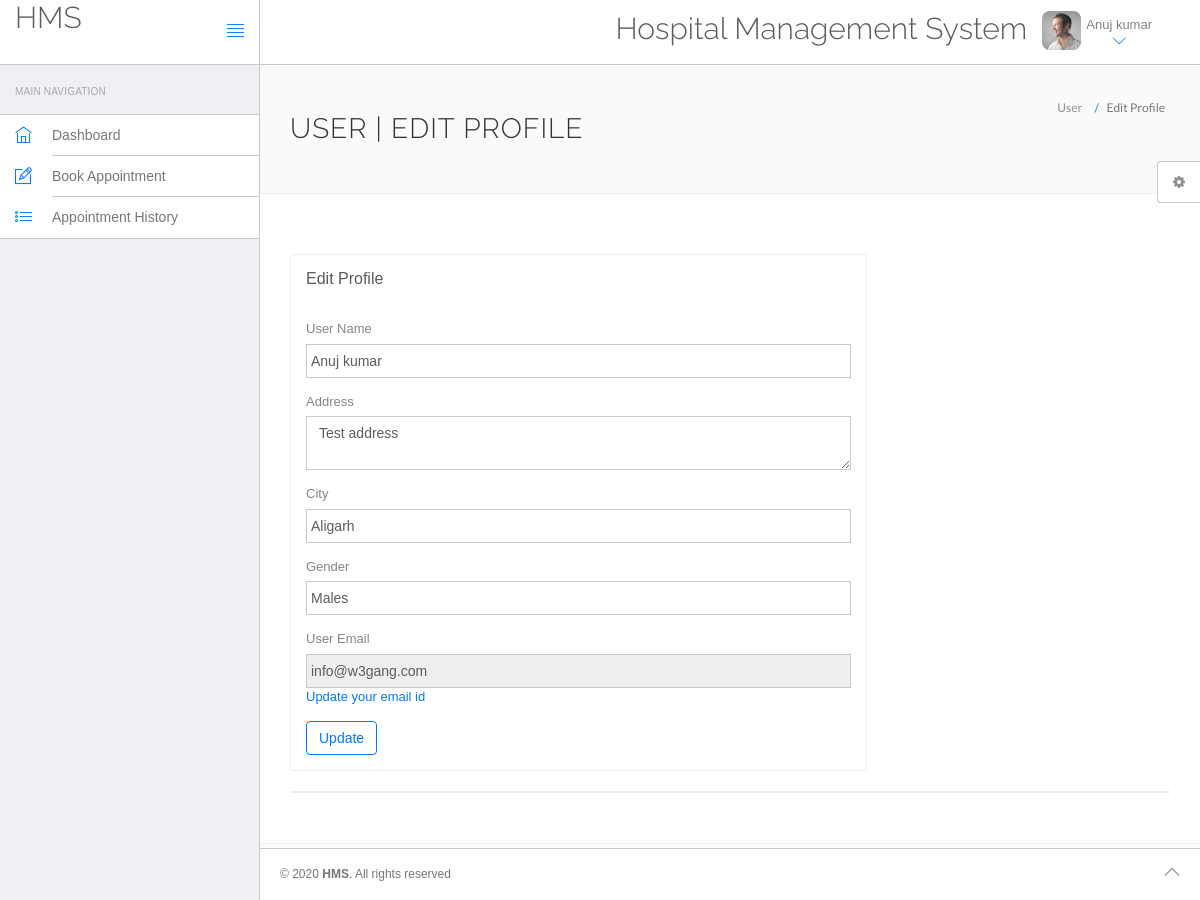
/others/edit-profile.php (signed in), run on the app's committed database.
### tables this page shows
CREATE TABLE IF NOT EXISTS `users` (
  `id` int(11) NOT NULL,
  `fullName` varchar(255) NOT NULL,
  `address` longtext NOT NULL,
  `city` varchar(255) NOT NULL,
  `gender` varchar(255) NOT NULL,
  `email` varchar(255) NOT NULL,
  `password` varchar(255) NOT NULL,
  `regDate` timestamp NOT NULL DEFAULT CURRENT_TIMESTAMP,
  `updationDate` varchar(255) NOT NULL
);

### others/edit-profile.php (the view, shortened to what this page needs)
<?php
include('include/config.php');
?>
<!DOCTYPE html>
<html lang="en">
	<head>
		<link rel="stylesheet" href="vendor/bootstrap/css/bootstrap.min.css">
		<link rel="stylesheet" href="vendor/fontawesome/css/font-awesome.min.css">
		<link rel="stylesheet" href="vendor/themify-icons/themify-icons.min.css">
		<link href="vendor/animate.css/animate.min.css" rel="stylesheet" media="screen">
		<link href="vendor/perfect-scrollbar/perfect-scrollbar.min.css" rel="stylesheet" media="screen">
		<link href="vendor/switchery/switchery.min.css" rel="stylesheet" media="screen">
		<link href="vendor/bootstrap-touchspin/jquery.bootstrap-touchspin.min.css" rel="stylesheet" media="screen">
		<link href="vendor/select2/select2.min.css" rel="stylesheet" media="screen">
		<link href="vendor/bootstrap-datepicker/bootstrap-datepicker3.standalone.min.css" rel="stylesheet" media="screen">
		<link href="vendor/bootstrap-timepicker/bootstrap-timepicker.min.css" rel="stylesheet" media="screen">
		<link rel="stylesheet" href="assets/css/styles.css">
		<link rel="stylesheet" href="assets/css/plugins.css">
		<link rel="stylesheet" href="assets/css/themes/theme-1.css" id="skin_color" />
	</head>
	<body>
		<div id="app">
<?php include('include/sidebar.php');?>
			<div class="app-content">
						<?php include('include/header.php');?>
				<div class="main-content" >
					<div class="wrap-content container" id="container">
						<section id="page-title">
							<div class="row">
								<div class="col-sm-8">
									<h1 class="mainTitle">User | Edit Profile</h1>
																	</div>
								<ol class="breadcrumb">
									<li>
										<span>User </span>
									</li>
									<li class="active">
										<span>Edit Profile</span>
									</li>
								</ol>
							</div>
						</section>
						<div class="container-fluid container-fullw bg-white">
							<div class="row">
								<div class="col-md-12">
									<div class="row margin-top-30">
										<div class="col-lg-8 col-md-12">
											<div class="panel panel-white">
												<div class="panel-heading">
													<h5 class="panel-title">Edit Profile</h5>
												</div>
												<div class="panel-body">
									<?php
$sql=mysqli_query($con,"select * from users where id='".$_SESSION['id']."'");
while($data=mysqli_fetch_array($sql))
{
?>
													<form role="form" name="edit" method="post">
<div class="form-group">
															<label for="fname">
																 User Name
															</label>
	<input type="text" name="fname" class="form-control" value="<?php echo htmlentities($data['fullName']);?>" >
														</div>
<div class="form-group">
															<label for="address">
																 Address
															</label>
					<textarea name="address" class="form-control"><?php echo htmlentities($data['address']);?></textarea>
														</div>
<div class="form-group">
															<label for="city">
																 City
															</label>
		<input type="text" name="city" class="form-control" required="required"  value="<?php echo htmlentities($data['city']);?>" >
														</div>
<div class="form-group">
									<label for="gender">
																Gender
															</label>
					<input type="text" name="gender" class="form-control" required="required"  value="<?php echo htmlentities($data['gender']);?>">
														</div>
<div class="form-group">
									<label for="fess">
																 User Email
															</label>
					<input type="email" name="uemail" class="form-control"  readonly="readonly"  value="<?php echo htmlentities($data['email']);?>">
					<a href="change-emaild.php">Update your email id</a>
														</div>
														<button type="submit" name="submit" class="btn btn-o btn-primary">
															Update
														</button>
													</form>
													<?php } ?>
												</div>
											</div>
										</div>
											</div>
										</div>
									<div class="col-lg-12 col-md-12">
											<div class="panel panel-white">
											</div>
										</div>
									</div>
								</div>
					</div>
				</div>
			</div>
	<?php include('include/footer.php');?>
	<?php include('include/setting.php');?>
		</div>
	</body>
</html>

### include/header.php (shortened to what this page needs)
<header class="navbar navbar-default navbar-static-top">
					<div class="navbar-header">
						<a class="navbar-brand" href="#">
							<h2 style="padding-top:2% ">HMS</h2>
						</a>
						<a href="#" class="sidebar-toggler pull-right visible-md visible-lg" data-toggle-class="app-sidebar-closed" data-toggle-target="#app">
							<i class="ti-align-justify"></i>
						</a>
					</div>
					<div class="navbar-collapse collapse">
						<ul class="nav navbar-right">
								<li  style="padding-top:2% ">
								<h2>Hospital Management System</h2>
							</li>
							<li class="dropdown current-user">
								<a href class="dropdown-toggle" data-toggle="dropdown">
									<img src="assets/images/avatar-1.jpg" alt="Peter"> <span class="username">
									<?php $query=mysqli_query($con,"select fullName from users where id='".$_SESSION['id']."'");
while($row=mysqli_fetch_array($query))
{
	echo $row['fullName'];
}
									?> <i class="ti-angle-down"></i></i></span>
								</a>
							</li>
						</ul>
					</div>
				</header>

### assets/css/themes/theme-1.css (style rules this page uses)
body { background: #FAFAFA; }
header .navbar-header { background: #ffffff !important; border-right-color: #c8c7cc !important; border-bottom-color: #c8c7cc !important; }
header .navbar-header .sidebar-toggler, header .navbar-header .sidebar-mobile-toggler { color: #007aff !important; }
header .navbar-header .navbar-brand { color: #777 !important; }
header .navbar-collapse { background: #ffffff !important; border-bottom-color: #c8c7cc !important; box-shadow: none !important; }
header .navbar-collapse .navbar-right > li > a { color: #777; }
header .navbar-collapse .navbar-right > li > a i { color: #007aff !important; }

### data on the page
users: fullName "Anuj kumar", fname "Anuj kumar", address "Test address", city "Aligarh", gender "Males", uemail "info@w3gang.com"
